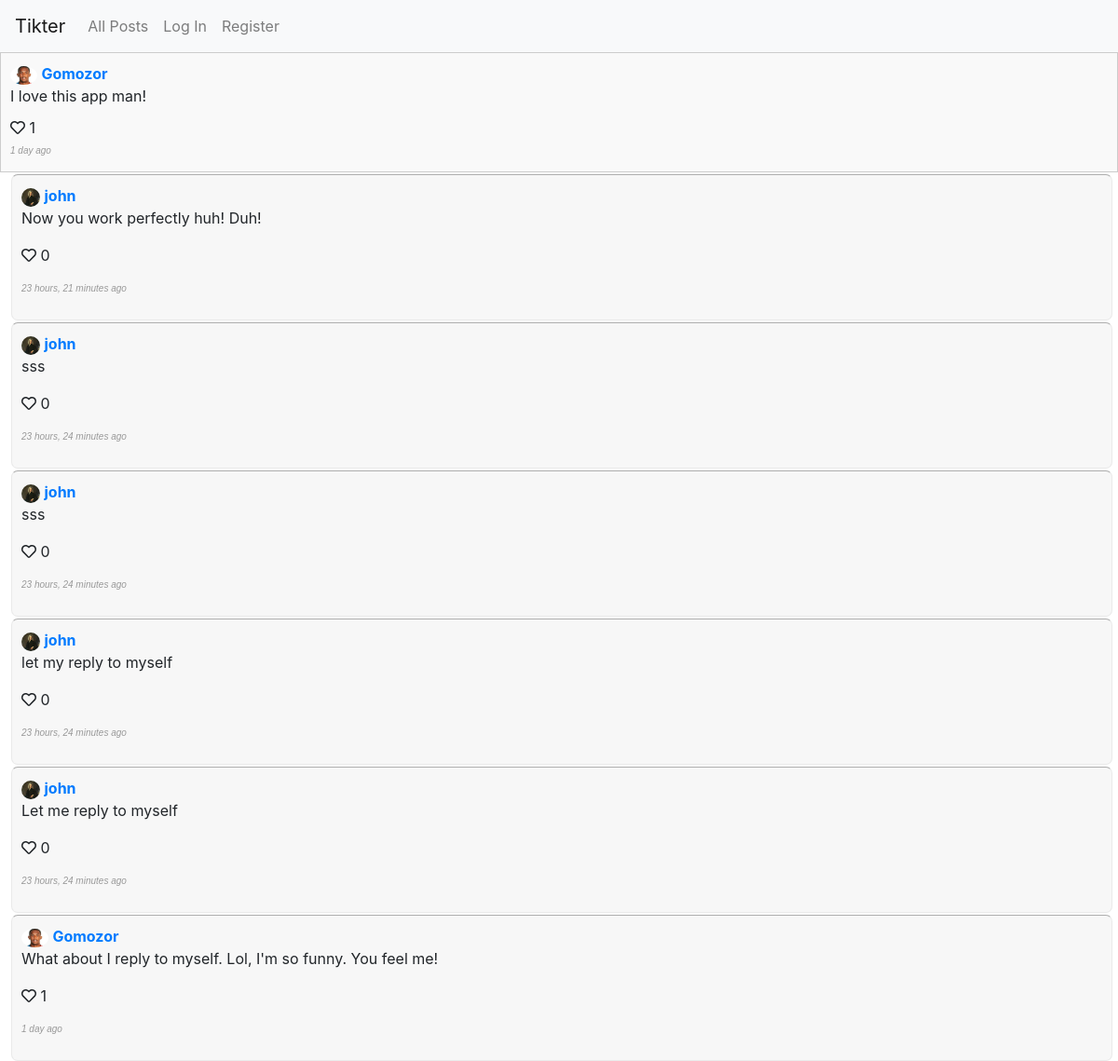
Screenshot of /post/20 with the database file from the repository.
### network/models.py (models this page shows, shortened)
class Post(models.Model):
    user = models.ForeignKey(User, on_delete=models.CASCADE, related_name='posts')
    content = models.TextField()
    timestamp = models.DateTimeField(auto_now_add=True)
    image = models.ImageField(upload_to='network/images/post_images/', blank=True, null=True)
    likes = models.ManyToManyField(User, related_name='liked_posts', blank=True)
    def num_likes(self):
        return self.likes.count()

class User(AbstractUser):
    profile_picture = models.ImageField(upload_to='network/images/profile_images/', blank=True, null=True)

class Reply(models.Model):
    user = models.ForeignKey(User, on_delete=models.CASCADE, related_name='replies')
    post = models.ForeignKey(Post, on_delete=models.CASCADE, related_name='replies')
    parent_reply = models.ForeignKey('self', on_delete=models.CASCADE, null=True, blank=True, related_name='replies')
    content = models.TextField()
    timestamp = models.DateTimeField(auto_now_add=True)
    image = models.ImageField(upload_to='network/images/reply_images/', blank=True, null=True)
    likes = models.ManyToManyField(User, related_name='liked_replies', blank=True)
    def num_likes(self):
        return self.likes.count()

### network/views.py (the view)
# urls.py: path('post/<int:post_id>', views.post, name='post'),
def post(request, post_id, is_fetching=False, page_num=-1):
    post = get_object_or_404(Post, id=post_id)
    replies = post.replies.all().order_by('-timestamp')
    paginator = Paginator(replies, 10)
    if is_fetching == 1:
        page = paginator.get_page(page_num)
        return JsonResponse({'page': [reply.serialize_reply() for reply in page],
                             'next_page_number': page.next_page_number() if page.has_next() else -1})
    elif is_fetching == 0:
        page_number = request.GET.get('page', 1)
        page = paginator.get_page(page_number)
        context = {
            'page': page,
            'post': post
        }
        return render(request, 'network/post.html', context)

### network/templates/network/post.html (shortened to what this page needs)
{% extends "network/layout.html" %}
    {% load static %}
    {% block body %}
        {% include 'network/post_display.html' with post=post user=user %}
        <div class="replies">
        {% for reply in page%}
            {% include 'network/reply_display.html' with reply=reply user=user %}
        {% endfor %}
        </div>
    {% endblock %}

### network/templates/network/post_display.html (shortened to what this page needs)
<li class="post-li" data-post-id="{{ post.id }}">
    <div class="post-section">
        <a class="user-link il" href="{% url 'network:profile' username=post.user.username%}">
          <span class="profile-image-container">
            {% if post.user.profile_picture %}
                <img src="{{ post.user.profile_picture.url }}" alt="Profile Image" class="profile-image">
            {% endif %}
          </span>
          <strong>{{ post.user.username }}</strong>
       </a>
    <p class="p-content">{{ post.content }}</p>
    {% if user.is_authenticated %}
        <p>
            <div>
            <span class="like-count">{{ post.num_likes }}</span>
            <span class="like-button il" data-post-id="{{ post.id }}" >
                {% if post in user.liked_posts.all %}
                    <i class="heart-icon fas fa-heart liked"></i>
                {% else %}
                    <i class="heart-icon far fa-heart"></i>
                {% endif %}
            </span>
            </div>
            <span class="post-reply-count">{{ post.num_replies }}</span>
            <a href="#" class="reply-icon">
                <i class="fa fa-reply" href="{% url 'network:post' post_id=post.id %}"></i> Reply
            </a>
        </p>
    {% else %}
        <p><i class="far fa-heart"></i> <span class="like-count">{{ post.num_likes }} </span></p>
    {% endif %}
    <p class="timestamp">{{ post.timestamp|timesince }} ago</p>
    </div>
</li>

### network/templates/network/reply_display.html (shortened to what this page needs)
<li class="reply-li" data-reply-id="{{ reply.id }}">
    <div class="reply-section">
    <a class="user-link" href="{% url 'network:profile' username=reply.user.username%}">
        <span class="profile-image-container">
            {% if reply.user.profile_picture %}
                <img src="{{ reply.user.profile_picture.url }}" alt="Profile Image" class="profile-image">
            {% endif %}
        </span>
        <strong>{{ reply.user.username }}</strong>
    </a>
    <p class="r-content">{{ reply.content }}</p>
    {% if user.is_authenticated %}
        <p>
            <span class="rlike-count">{{ reply.num_likes }}</span>
            <span class="rlike-button" data-reply-id="{{ reply.id }}" >
                {% if reply in user.liked_replies.all %}
                    <i class="heart-icon fas fa-heart liked"></i>
                {% else %}
                    <i class="heart-icon far fa-heart"></i>
                {% endif %}
            </span>
            <span class="reply-reply-count">{{ reply.num_replies }}</span>
            <a href="#" class="reply-icon">
                <i class="fa fa-reply"></i> Reply
            </a>
        </p>
    {% else %}
        <p><i class="far fa-heart"></i> <span class="rlike-count">{{ reply.num_likes }} </span></p>
    {% endif %}
    <p class="timestamp">{{ reply.timestamp|timesince }} ago</p>
    </div>
</li>

### network/static/network/styles.css (style rules this page uses)
.post-li { padding: 10px; margin-bottom: 2px; border: 1px solid #ccc; background-color: #f9f9f9; list-style: none; cursor: pointer; }
.reply-li { position: relative; padding: 10px; border: 1px solid #eaeaea; border-top: 1px solid rgba(0,0,0,0.3); background-color: #f7f7f7; border-radius: 7px; margin-top: 2px; list-style: none; cursor: pointer; margin-left: 1%; margin-right: 0.5%; }
.profile-image { height: 20px; border-radius: 50%; }
.post-li strong { font-weight: bold; }
.post-li p { margin-bottom: 5px; }
.timestamp { font-family: Arial, sans-serif; font-weight: 200; font-style: italic; color: #999; font-size: x-small; }
html { scrollbar-width: none; }

### rows the page displays
Post: user.profile_picture (picture), user.username "Gomozor", content "I love this app man!", num_likes "1", timestamp "1 day"
Reply: user.profile_picture (picture), user.username "john", content "Now you work perfectly huh! Duh!", num_likes "0", timestamp "23 hours, 21 minutes"
Reply: user.profile_picture (picture), user.username "john", content "sss", num_likes "0", timestamp "23 hours, 24 minutes"
Reply: user.profile_picture (picture), user.username "john", content "sss", num_likes "0", timestamp "23 hours, 24 minutes"
Reply: user.profile_picture (picture), user.username "john", content "let my reply to myself", num_likes "0", timestamp "23 hours, 24 minutes"
Reply: user.profile_picture (picture), user.username "john", content "Let me reply to myself", num_likes "0", timestamp "23 hours, 24 minutes"
Reply: user.profile_picture (picture), user.username "Gomozor", content "What about I reply to myself. Lol, I'm so funny. You feel me!", num_likes "1", timestamp "1 day"
